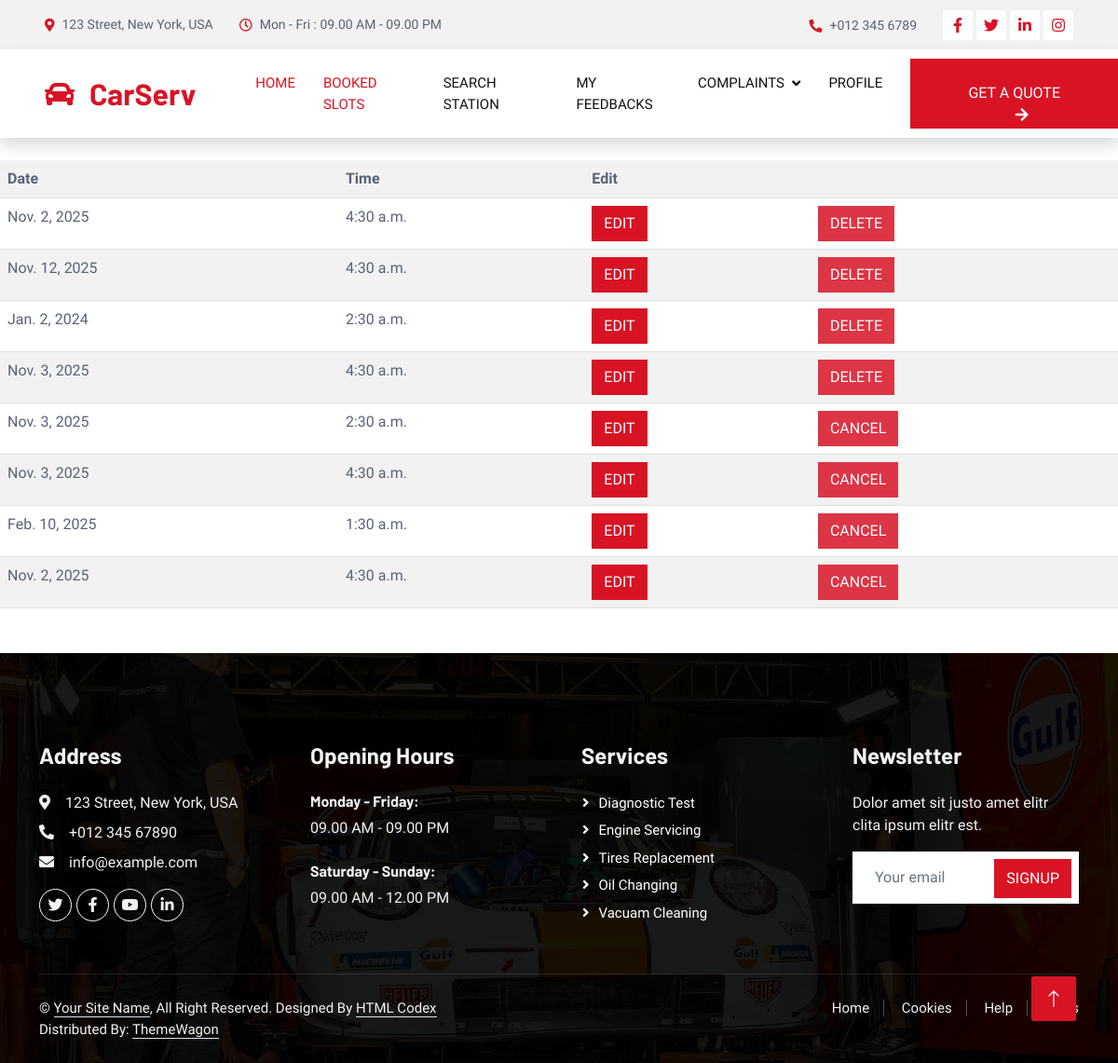
The app's page /slotbookingview, older data.
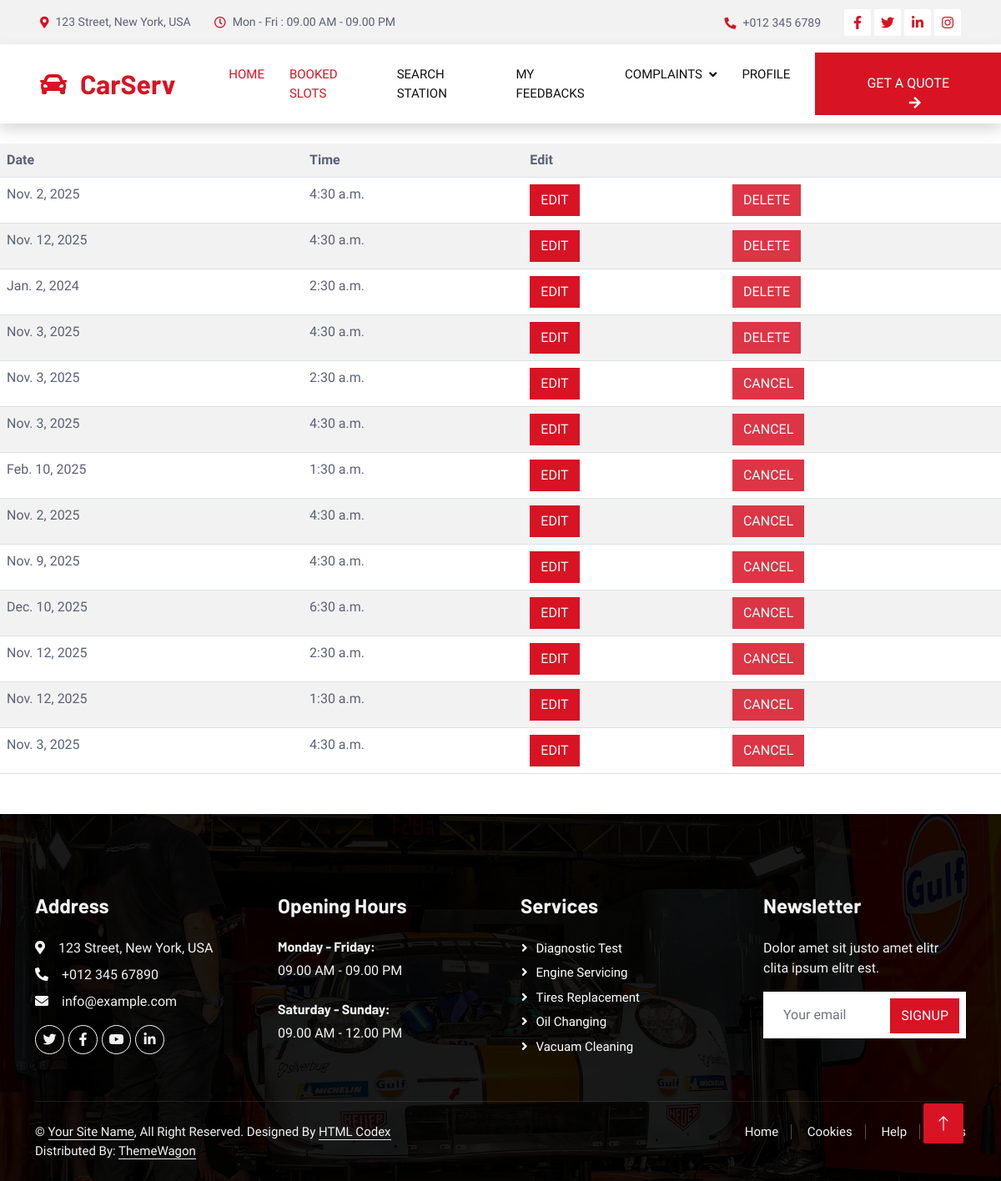
The same page, newer data.
### app/models.py (models this page shows)
class slotbooking(models.Model):
    login_id = models.ForeignKey(Login, related_name='station_login', on_delete=models.CASCADE)
    user_id = models.ForeignKey(Login, related_name='user_login', on_delete=models.CASCADE)
    date = models.DateField()
    time = models.TimeField()
    current_date = models.DateField(auto_now_add=True)
    cancel_status=models.IntegerField(default=0)

### app/views.py (the view)
# urls.py: path('slotbookingview',views.slotbookingview,name='slotbookingview'),
def slotbookingview(request):
    a=slotbooking.objects.all()
    return render(request,'userslotview.html',{'a':a})

### app/templates/userslotview.html (shortened to what this page needs)
{% extends "userheader.html" %}
{% block content %}
<!DOCTYPE html>
<html lang="en">
<head>
</head>
<body>
    <table class="display table table-striped table-hover">
        <tr>
            <th>Date</th>
            <th>Time</th>
            <th>Edit</th>
            <th></th>
        </tr>
        {% for a in a %}
        <tr>
            <td>{{a.date}}</td>
            <td>{{a.time}}</td>
            <td>
                <button class="btn btn-primary">
                    <a href="{% url 'slotedit' a.id %}" style="color: white;text-decoration: none;">Edit</a>
                </button>
            </td>
            <td>
                {% if a.cancel_status == 0 %}
                <button class="btn btn-danger">
                    <a style="color: white;text-decoration: none;" href="{% url 'slot_cancel' a.id %}">cancel</a>
                </button>
                {% else %}
                <button class="btn btn-danger">
                    <a style="color: white;text-decoration: none;" href="{% url 'slot_delete' a.id %}">Delete</a>
                </button>
                {% endif %}
            </td>
        </tr>
        {% endfor %}
    </table>
</body>
</html>
{% endblock %}

### app/templates/userheader.html (shortened to what this page needs)
{% load static %}
<!DOCTYPE html>
<html lang="en">
<head>
    <link href="https://cdnjs.cloudflare.com/ajax/libs/font-awesome/5.10.0/css/all.min.css" rel="stylesheet">
    <link href="https://cdn.jsdelivr.net/npm/bootstrap-icons@1.4.1/font/bootstrap-icons.css" rel="stylesheet">
    <link href="{% static 'user/lib/animate/animate.min.css' %}" rel="stylesheet">
    <link href="{% static 'user/lib/owlcarousel/assets/owl.carousel.min.css' %}" rel="stylesheet">
    <link href="{% static 'user/lib/tempusdominus/css/tempusdominus-bootstrap-4.min.css' %}" rel="stylesheet" />
    <link href="{% static 'user/css/bootstrap.min.css' %}" rel="stylesheet">
    <link href="{% static 'user/css/style.css' %}" rel="stylesheet">
</head>
<body>
    <div class="container-fluid bg-light p-0">
        <div class="row gx-0 d-none d-lg-flex">
            <div class="col-lg-7 px-5 text-start">
                <div class="h-100 d-inline-flex align-items-center py-3 me-4">
                    <small class="fa fa-map-marker-alt text-primary me-2"></small>
                    <small>123 Street, New York, USA</small>
                </div>
                <div class="h-100 d-inline-flex align-items-center py-3">
                    <small class="far fa-clock text-primary me-2"></small>
                    <small>Mon - Fri : 09.00 AM - 09.00 PM</small>
                </div>
            </div>
            <div class="col-lg-5 px-5 text-end">
                <div class="h-100 d-inline-flex align-items-center py-3 me-4">
                    <small class="fa fa-phone-alt text-primary me-2"></small>
                    <small>+012 345 6789</small>
                </div>
                <div class="h-100 d-inline-flex align-items-center">
                    <a class="btn btn-sm-square bg-white text-primary me-1" href=""><i class="fab fa-facebook-f"></i></a>
                    <a class="btn btn-sm-square bg-white text-primary me-1" href=""><i class="fab fa-twitter"></i></a>
                    <a class="btn btn-sm-square bg-white text-primary me-1" href=""><i class="fab fa-linkedin-in"></i></a>
                    <a class="btn btn-sm-square bg-white text-primary me-0" href=""><i class="fab fa-instagram"></i></a>
                </div>
            </div>
        </div>
    </div>
    <nav class="navbar navbar-expand-lg bg-white navbar-light shadow sticky-top p-0">
        <a href="index.html" class="navbar-brand d-flex align-items-center px-4 px-lg-5">
            <h2 class="m-0 text-primary"><i class="fa fa-car me-3"></i>CarServ</h2>
        </a>
        <div class="collapse navbar-collapse" id="navbarCollapse">
            <div class="navbar-nav ms-auto p-4 p-lg-0">
                <a href="{% url 'userhome' %}" class="nav-item nav-link active">Home</a>
                <a href="{% url 'slotbookingview' %}" class="nav-item nav-link active">Booked Slots</a>
                <a href="{% url 'stationsearch' %}" class="nav-item nav-link">search station</a>
                <a href="{% url 'user_feedback' %}" class="nav-item nav-link">My Feedbacks</a>
                <div class="nav-item dropdown">
                    <a href="#" class="nav-link dropdown-toggle" data-bs-toggle="dropdown">Complaints</a>
                </div>
                <a href="{% url 'user_edit_view' %}" class="nav-item nav-link">Profile</a>
            </div>
            <a href="" class="btn btn-primary py-4 px-lg-5 d-none d-lg-block">Get A Quote<i class="fa fa-arrow-right ms-3"></i></a>
        </div>
    </nav>
    <br>
    {% block content %}
    {% endblock %}
    <div class="container-fluid bg-dark text-light footer pt-5 mt-5 wow fadeIn" data-wow-delay="0.1s">
        <div class="container py-5">
            <div class="row g-5">
                <div class="col-lg-3 col-md-6">
                    <h4 class="text-light mb-4">Address</h4>
                    <p class="mb-2"><i class="fa fa-map-marker-alt me-3"></i>123 Street, New York, USA</p>
                    <p class="mb-2"><i class="fa fa-phone-alt me-3"></i>+012 345 67890</p>
                    <p class="mb-2"><i class="fa fa-envelope me-3"></i>info@example.com</p>
                    <div class="d-flex pt-2">
                        <a class="btn btn-outline-light btn-social" href=""><i class="fab fa-twitter"></i></a>
                        <a class="btn btn-outline-light btn-social" href=""><i class="fab fa-facebook-f"></i></a>
                        <a class="btn btn-outline-light btn-social" href=""><i class="fab fa-youtube"></i></a>
                        <a class="btn btn-outline-light btn-social" href=""><i class="fab fa-linkedin-in"></i></a>
                    </div>
                </div>
                <div class="col-lg-3 col-md-6">
                    <h4 class="text-light mb-4">Opening Hours</h4>
                    <h6 class="text-light">Monday - Friday:</h6>
                    <p class="mb-4">09.00 AM - 09.00 PM</p>
                    <h6 class="text-light">Saturday - Sunday:</h6>
                    <p class="mb-0">09.00 AM - 12.00 PM</p>
                </div>
                <div class="col-lg-3 col-md-6">
                    <h4 class="text-light mb-4">Services</h4>
                    <a class="btn btn-link" href="">Diagnostic Test</a>
                    <a class="btn btn-link" href="">Engine Servicing</a>
                    <a class="btn btn-link" href="">Tires Replacement</a>
                    <a class="btn btn-link" href="">Oil Changing</a>
                    <a class="btn btn-link" href="">Vacuam Cleaning</a>
                </div>
                <div class="col-lg-3 col-md-6">
                    <h4 class="text-light mb-4">Newsletter</h4>
                    <p>Dolor amet sit justo amet elitr clita ipsum elitr est.</p>
                    <div class="position-relative mx-auto" style="max-width: 400px;">
                        <input class="form-control border-0 w-100 py-3 ps-4 pe-5" type="text" placeholder="Your email">
                        <button type="button" class="btn btn-primary py-2 position-absolute top-0 end-0 mt-2 me-2">SignUp</button>
                    </div>
                </div>
            </div>
        </div>
        <div class="container">
            <div class="copyright">
                <div class="row">
                    <div class="col-md-6 text-center text-md-start mb-3 mb-md-0">
                        &copy; <a class="border-bottom" href="#">Your Site Name</a>, All Right Reserved.
                        Designed By <a class="border-bottom" href="https://htmlcodex.com">HTML Codex</a>
                        <br>Distributed By: <a class="border-bottom" href="https://themewagon.com" target="_blank">ThemeWagon</a>
                    </div>
                    <div class="col-md-6 text-center text-md-end">
                        <div class="footer-menu">
                            <a href="">Home</a>
                            <a href="">Cookies</a>
                            <a href="">Help</a>
                            <a href="">FQAs</a>
                        </div>
                    </div>
                </div>
            </div>
        </div>
    </div>
    <a href="#" class="btn btn-lg btn-primary btn-lg-square back-to-top"><i class="bi bi-arrow-up"></i></a>
</body>
</html>

### app/static/user/css/style.css (style rules this page uses)
:root { --primary: #D81324; --secondary: #0B2154; --light: #F2F2F2; --dark: #111111; }
.back-to-top { position: fixed; display: none; right: 45px; bottom: 45px; z-index: 99; }
.btn { font-weight: 500; text-transform: uppercase; transition: .5s; }
.btn.btn-primary, .btn.btn-secondary { color: #FFFFFF; }
.btn-sm-square { width: 32px; height: 32px; }
.btn-lg-square { width: 48px; height: 48px; }
.btn-square, .btn-sm-square, .btn-lg-square { padding: 0; display: flex; align-items: center; justify-content: center; font-weight: normal; border-radius: 2px; }
.navbar .dropdown-toggle::after { border: none; content: "\f107"; font-family: "Font Awesome 5 Free"; font-weight: 900; vertical-align: middle; margin-left: 8px; }
.navbar-light .navbar-nav .nav-link { margin-right: 30px; padding: 25px 0; color: #FFFFFF; font-size: 15px; text-transform: uppercase; outline: none; }
.navbar-light .navbar-nav .nav-link:hover, .navbar-light .navbar-nav .nav-link.active { color: var(--primary); }
.navbar-light .navbar-brand, .navbar-light a.btn { height: 75px; }
.navbar-light .navbar-nav .nav-link { color: var(--dark); font-weight: 500; }
.navbar-light.sticky-top { top: -100px; transition: .5s; }
.footer { background: linear-gradient(rgba(0, 0, 0, .9), rgba(0, 0, 0, .9)), url(../img/carousel-bg-1.jpg) center center no-repeat; background-size: cover; }
.footer .btn.btn-social { margin-right: 5px; width: 35px; height: 35px; display: flex; align-items: center; justify-content: center; color: var(--light); border: 1px solid #FFFFFF; border-radius: 35px; transition: .3s; }
.footer .btn.btn-link { display: block; margin-bottom: 5px; padding: 0; text-align: left; color: #FFFFFF; font-size: 15px; font-weight: normal; text-transform: capitalize; transition: .3s; }
.footer .btn.btn-link::before { position: relative; content: "\f105"; font-family: "Font Awesome 5 Free"; font-weight: 900; margin-right: 10px; }
.footer .copyright { padding: 25px 0; font-size: 15px; border-top: 1px solid rgba(256, 256, 256, .1); }
.footer .copyright a { color: var(--light); }
.footer .footer-menu a { margin-right: 15px; padding-right: 15px; border-right: 1px solid rgba(255, 255, 255, .3); }
.footer .footer-menu a:last-child { margin-right: 0; padding-right: 0; border-right: none; }

Row changes from the older to the newer data that the page shows:
added slotbooking: date "Nov. 9, 2025", time "4:30 a.m.", cancel_status "CANCEL"
added slotbooking: date "Dec. 10, 2025", time "6:30 a.m.", cancel_status "CANCEL"
added slotbooking: date "Nov. 12, 2025", time "2:30 a.m.", cancel_status "CANCEL"
added slotbooking: date "Nov. 12, 2025", time "1:30 a.m.", cancel_status "CANCEL"
added slotbooking: date "Nov. 3, 2025", time "4:30 a.m.", cancel_status "CANCEL"
